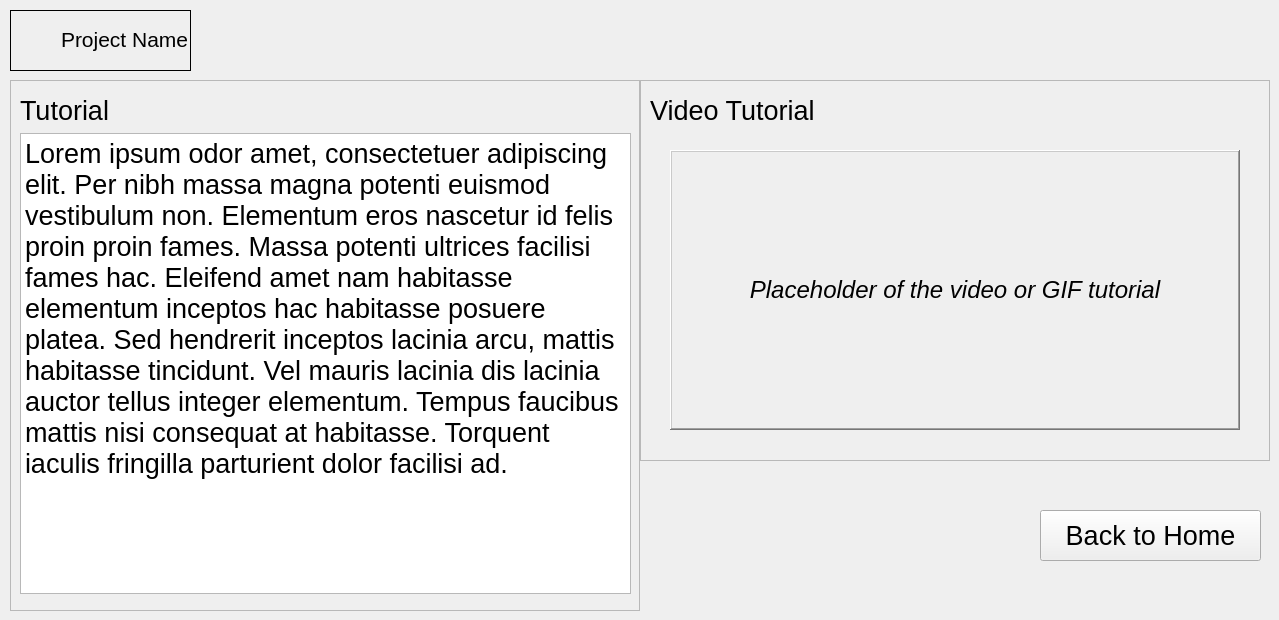
         <widget class="QWidget" name="TutorialPage">
          <widget class="QFrame" name="frame_10">
           <property name="geometry">
            <rect>
             <x>10</x>
             <y>10</y>
             <width>181</width>
             <height>61</height>
            </rect>
           </property>
           <property name="frameShape">
            <enum>QFrame::Shape::Box</enum>
           </property>
           <property name="frameShadow">
            <enum>QFrame::Shadow::Plain</enum>
           </property>
           <widget class="QLabel" name="tutorial_namepage">
            <property name="geometry">
             <rect>
              <x>51</x>
              <y>14</y>
              <width>131</width>
              <height>31</height>
             </rect>
            </property>
            <property name="font">
             <font>
              <pointsize>16</pointsize>
             </font>
            </property>
            <property name="text">
             <string>Project Name</string>
            </property>
           </widget>
           <widget class="QLabel" name="logo_tutorial">
            <property name="geometry">
             <rect>
              <x>10</x>
              <y>10</y>
              <width>41</width>
              <height>41</height>
             </rect>
            </property>
            <property name="text">
             <string/>
            </property>
            <property name="pixmap">
             <pixmap resource="icons/resource.qrc">:/icons/webcam-2-256.png</pixmap>
            </property>
            <property name="scaledContents">
             <bool>true</bool>
            </property>
           </widget>
          </widget>
          <widget class="QFrame" name="frame_11">
           <property name="geometry">
            <rect>
             <x>10</x>
             <y>80</y>
             <width>630</width>
             <height>531</height>
            </rect>
           </property>
           <property name="frameShape">
            <enum>QFrame::Shape::StyledPanel</enum>
           </property>
           <property name="frameShadow">
            <enum>QFrame::Shadow::Raised</enum>
           </property>
           <widget class="QLabel" name="label_2">
            <property name="geometry">
             <rect>
              <x>10</x>
              <y>10</y>
              <width>91</width>
              <height>41</height>
             </rect>
            </property>
            <property name="font">
             <font>
              <pointsize>20</pointsize>
             </font>
            </property>
            <property name="text">
             <string>Tutorial</string>
            </property>
           </widget>
           <widget class="QTextEdit" name="stepbystepTutorial_text">
            <property name="geometry">
             <rect>
              <x>10</x>
              <y>53</y>
              <width>611</width>
              <height>461</height>
             </rect>
            </property>
            <property name="html">
             <string>&lt;!DOCTYPE HTML PUBLIC &quot;-//W3C//DTD HTML 4.0//EN&quot; &quot;http://www.w3.org/TR/REC-html40/strict.dtd&quot;&gt;
&lt;html&gt;&lt;head&gt;&lt;meta name=&quot;qrichtext&quot; content=&quot;1&quot; /&gt;&lt;meta charset=&quot;utf-8&quot; /&gt;&lt;style type=&quot;text/css&quot;&gt;
p, li { white-space: pre-wrap; }
hr { height: 1px; border-width: 0; }
li.unchecked::marker { content: &quot;\2610&quot;; }
li.checked::marker { content: &quot;\2612&quot;; }
&lt;/style&gt;&lt;/head&gt;&lt;body style=&quot; font-family:'Segoe UI'; font-size:9pt; font-weight:400; font-style:normal;&quot;&gt;
&lt;p style=&quot; margin-top:0px; margin-bottom:0px; margin-left:0px; margin-right:0px; -qt-block-indent:0; text-indent:0px;&quot;&gt;&lt;span style=&quot; font-size:20pt;&quot;&gt;Lorem ipsum odor amet, consectetuer adipiscing elit. Per nibh massa magna potenti euismod vestibulum non. Elementum eros nascetur id felis proin proin fames. Massa potenti ultrices facilisi fames hac. Eleifend amet nam habitasse elementum inceptos hac habitasse posuere platea. Sed hendrerit inceptos lacinia arcu, mattis habitasse tincidunt. Vel mauris lacinia dis lacinia auctor tellus integer elementum. Tempus faucibus mattis nisi consequat at habitasse. Torquent iaculis fringilla parturient dolor facilisi ad.&lt;/span&gt;&lt;/p&gt;&lt;/body&gt;&lt;/html&gt;</string>
            </property>
           </widget>
          </widget>
          <widget class="QFrame" name="frame_12">
           <property name="geometry">
            <rect>
             <x>640</x>
             <y>80</y>
             <width>630</width>
             <height>381</height>
            </rect>
           </property>
           <property name="frameShape">
            <enum>QFrame::Shape::StyledPanel</enum>
           </property>
           <property name="frameShadow">
            <enum>QFrame::Shadow::Raised</enum>
           </property>
           <widget class="QLabel" name="label_3">
            <property name="geometry">
             <rect>
              <x>10</x>
              <y>10</y>
              <width>171</width>
              <height>41</height>
             </rect>
            </property>
            <property name="font">
             <font>
              <pointsize>20</pointsize>
             </font>
            </property>
            <property name="text">
             <string>Video Tutorial</string>
            </property>
           </widget>
           <widget class="QLabel" name="center_video_preview_label_2">
            <property name="geometry">
             <rect>
              <x>30</x>
              <y>70</y>
              <width>570</width>
              <height>280</height>
             </rect>
            </property>
            <property name="font">
             <font>
              <pointsize>18</pointsize>
              <italic>true</italic>
             </font>
            </property>
            <property name="frameShape">
             <enum>QFrame::Shape::WinPanel</enum>
            </property>
            <property name="frameShadow">
             <enum>QFrame::Shadow::Raised</enum>
            </property>
            <property name="lineWidth">
             <number>2</number>
            </property>
            <property name="text">
             <string>Placeholder of the video or GIF tutorial</string>
            </property>
            <property name="alignment">
             <set>Qt::AlignmentFlag::AlignCenter</set>
            </property>
           </widget>
          </widget>
          <widget class="QPushButton" name="pushButton_5">
           <property name="geometry">
            <rect>
             <x>1040</x>
             <y>510</y>
             <width>221</width>
             <height>51</height>
            </rect>
           </property>
           <property name="font">
            <font>
             <pointsize>20</pointsize>
            </font>
           </property>
           <property name="text">
            <string>Back to Home</string>
           </property>
          </widget>
         </widget>
